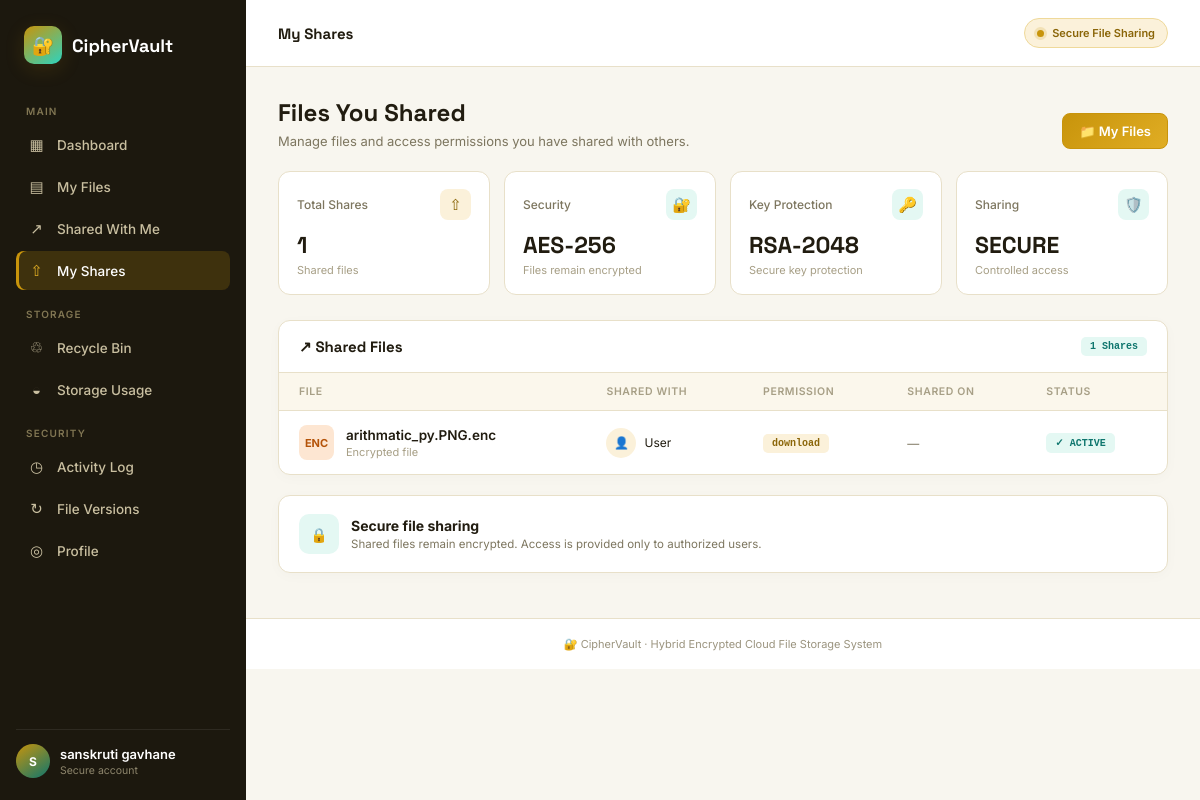
Screenshot of /my-shares (signed in) with the database file from the repository.
### tables this page shows
CREATE TABLE shares(
    id INTEGER PRIMARY KEY AUTOINCREMENT,

    filename TEXT NOT NULL,

    owner_email TEXT NOT NULL,
    shared_with_email TEXT NOT NULL,

    permission TEXT NOT NULL DEFAULT 'download',

    expires_at TEXT,
    created_at TEXT,

    revoked INTEGER DEFAULT 0
);

### app.py (the view)
@app.route("/my-shares")
def my_shares():
    if not login_required():
        return redirect("/login")
    user_email = session["email"]
    conn = get_db()
    cursor = conn.cursor()
    cursor.execute(
        """
        SELECT * FROM shares
        WHERE owner_email = ?
        ORDER BY id DESC
        """,
        (user_email,)
    )
    rows = cursor.fetchall()
    conn.close()
    shares = []
    now = datetime.now()
    for row in rows:
        expired = False
        if row["expires_at"]:
            expires_dt = datetime.strptime(row["expires_at"], "%Y-%m-%d %H:%M:%S")
            if now > expires_dt:
                expired = True
        shares.append({
            "id": row["id"],
            "filename": row["filename"],
            "shared_with_email": row["shared_with_email"],
            "permission": row["permission"],
            "expires_at": row["expires_at"],
            "revoked": bool(row["revoked"]),
            "expired": expired
        })
    return render_template("my_shares.html", shares=shares)

### app.py (called while the page is built)
def get_db():
    conn = sqlite3.connect("database.db", timeout=30)
    conn.row_factory = sqlite3.Row
    conn.execute("PRAGMA busy_timeout = 30000")
    conn.execute("PRAGMA journal_mode = WAL")
    return conn

def login_required():
    if "email" not in session:
        return False
    return True

### templates/my_shares.html (shortened to what this page needs)
<!DOCTYPE html>
<html lang="en">
<head>
    <link rel="stylesheet"
          href="{{ url_for('static', filename='css/vault-theme.css') }}">
</head>
<body>
<div class="app-shell">
    <aside class="sidebar">
        <div class="brand">
            <div class="brand-mark">🔐</div>
            <div class="brand-name">CipherVault</div>
        </div>
        <div class="nav-section-label">Main</div>
        <a href="/dashboard" class="nav-item">
            <span class="ic">▦</span>
            Dashboard
        </a>
        <a href="/myfiles" class="nav-item">
            <span class="ic">▤</span>
            My Files
        </a>
        <a href="/shared-with-me" class="nav-item">
            <span class="ic">↗</span>
            Shared With Me
        </a>
        <a href="/my-shares" class="nav-item active">
            <span class="ic">⇧</span>
            My Shares
        </a>
        <div class="nav-section-label">Storage</div>
        <a href="/trash" class="nav-item">
            <span class="ic">♲</span>
            Recycle Bin
        </a>
        <a href="/storage-usage" class="nav-item">
            <span class="ic">◒</span>
            Storage Usage
        </a>
        <div class="nav-section-label">Security</div>
        <a href="/activity-log" class="nav-item">
            <span class="ic">◷</span>
            Activity Log
        </a>
        <a href="/versions" class="nav-item">
            <span class="ic">↻</span>
            File Versions
        </a>
        <a href="/profile" class="nav-item">
            <span class="ic">◎</span>
            Profile
        </a>
        <div class="sidebar-footer">
            <div class="avatar">
                {{ session.get('fullname', 'U')[0]|upper }}
            </div>
            <div class="user-meta">
                <div class="name">
                    {{ session.get('fullname', 'User') }}
                </div>
                <div class="role">
                    Secure account
                </div>
            </div>
        </div>
    </aside>
    <main class="main">
        <header class="topbar">
            <h2>My Shares</h2>
            <div class="vault-status">
                <span class="pulse-dot"></span>
                Secure File Sharing
            </div>
        </header>
        <section class="content">
            <div class="page-head">
                <div>
                    <h1>Files You Shared</h1>
                    <p>
                        Manage files and access permissions you have shared with others.
                    </p>
                </div>
                <a href="/myfiles"
                   class="btn btn-primary">
                    📁 My Files
                </a>
            </div>
            <div class="stats">
                <div class="stat-card">
                    <div class="stat-top">
                        <span class="stat-label">
                            Total Shares
                        </span>
                        <div class="stat-icon icon-gold">
                            ⇧
                        </div>
                    </div>
                    <div class="stat-value">
                        {{ shares|length if shares else 0 }}
                    </div>
                    <div class="stat-sub">
                        Shared files
                    </div>
                </div>
                <div class="stat-card">
                    <div class="stat-top">
                        <span class="stat-label">
                            Security
                        </span>
                        <div class="stat-icon icon-teal">
                            🔐
                        </div>
                    </div>
                    <div class="stat-value">
                        AES-256
                    </div>
                    <div class="stat-sub">
                        Files remain encrypted
                    </div>
                </div>
                <div class="stat-card">
                    <div class="stat-top">
                        <span class="stat-label">
                            Key Protection
                        </span>
                        <div class="stat-icon icon-teal">
                            🔑
                        </div>
                    </div>
                    <div class="stat-value">
                        RSA-2048
                    </div>
                    <div class="stat-sub">
                        Secure key protection
                    </div>
                </div>
                <div class="stat-card">
                    <div class="stat-top">
                        <span class="stat-label">
                            Sharing
                        </span>
                        <div class="stat-icon icon-teal">
                            🛡️
                        </div>
                    </div>
                    <div class="stat-value">
                        SECURE
                    </div>
                    <div class="stat-sub">
                        Controlled access
                    </div>
                </div>
            </div>
            <div class="panel">
                <div class="panel-head">
                    <h2>
                        ↗ Shared Files
                    </h2>
                    {% if shares %}
                    <span class="badge badge-teal">
                        {{ shares|length }} Shares
                    </span>
                    {% endif %}
                </div>
                {% if shares %}
                <div style="overflow-x:auto;">
                    <table>
                        <thead>
                            <tr>
                                <th>
                                    File
                                </th>
                                <th>
                                    Shared With
                                </th>
                                <th>
                                    Permission
                                </th>
                                <th>
                                    Shared On
                                </th>
                                <th>
                                    Status
                                </th>
                            </tr>
                        </thead>
                        <tbody>
                        {% for share in shares %}
                            <tr>
                                <td>
                                    <div class="file-cell">
                                        <div class="file-ic">
                                            {{ share.filename.split('.')[-1][:3]|upper
                                               if share.filename
                                               and '.' in share.filename
                                               else 'FILE' }}
                                        </div>
                                        <div>
                                            <div class="file-name">
                                                {{ share.filename|default('Unknown file') }}
                                            </div>
                                            <div class="file-sub">
                                                Encrypted file
                                            </div>
                                        </div>
                                    </div>
                                </td>
                                <td>
                                    <div style="
                                        display:flex;
                                        align-items:center;
                                        gap:8px;
                                    ">
                                        <div style="
                                            width:30px;
                                            height:30px;
                                            border-radius:50%;
                                            background:#fbf1da;
                                            display:flex;
                                            align-items:center;
                                            justify-content:center;
                                            font-size:12px;
                                        ">
                                            👤
                                        </div>
                                        <span style="
                                            font-size:12px;
                                            color:var(--text);
                                        ">
                                            {{ share.shared_with
                                               if share.shared_with
                                               else share.email
                                               if share.email
                                               else 'User' }}
                                        </span>
                                    </div>
                                </td>
                                <td>
                                    <span class="badge">
                                        {{ share.permission
                                           if share.permission
                                           else 'View' }}
                                    </span>
                                </td>
                                <td>
                                    <span style="
                                        color:var(--muted);
                                        font-size:12px;
                                    ">
                                        {{ share.created_at
                                           if share.created_at
                                           else share.date
                                           if share.date
                                           else '—' }}
                                    </span>
                                </td>
                                <td>
                                    <span class="badge badge-teal">
                                        ✓ ACTIVE
                                    </span>
                                </td>
                            </tr>
                        {% endfor %}
                        </tbody>
                    </table>
                </div>
                {% endif %}
            </div>
            <div class="panel"
                 style="margin-top:20px;">
                <div style="
                    padding:18px 20px;
                    display:flex;
                    align-items:center;
                    gap:12px;
                ">
                    <div style="
                        width:40px;
                        height:40px;
                        border-radius:10px;
                        background:#e4f8f3;
                        display:flex;
                        align-items:center;
                        justify-content:center;
                    ">
                        🔒
                    </div>
                    <div>
                        <strong>
                            Secure file sharing
                        </strong>
                        <p style="
                            color:var(--muted);
                            font-size:11.5px;
                            margin-top:3px;
                        ">
                            Shared files remain encrypted.
                            Access is provided only to authorized users.
                        </p>
                    </div>
                </div>
            </div>
        </section>
        <footer style="
            padding:18px 30px;
            border-top:1px solid var(--border);
            background:#ffffff;
            color:#9b947f;
            font-size:11px;
            text-align:center;
        ">
            🔐 CipherVault · Hybrid Encrypted Cloud File Storage System
        </footer>
    </main>
</div>
</body>
</html>

### rows the page displays
shares: filename "ENC", filename "arithmatic_py.PNG.enc", shared_with "User", permission "download", created_at "—"

### other values shown
{{ session.get('fullname', 'U')[0]|upper }} "S"
{{ session.get('fullname', 'User') }} "sanskruti gavhane"
{{ shares|length if shares else 0 }} "1"
{{ shares|length }} "1"
